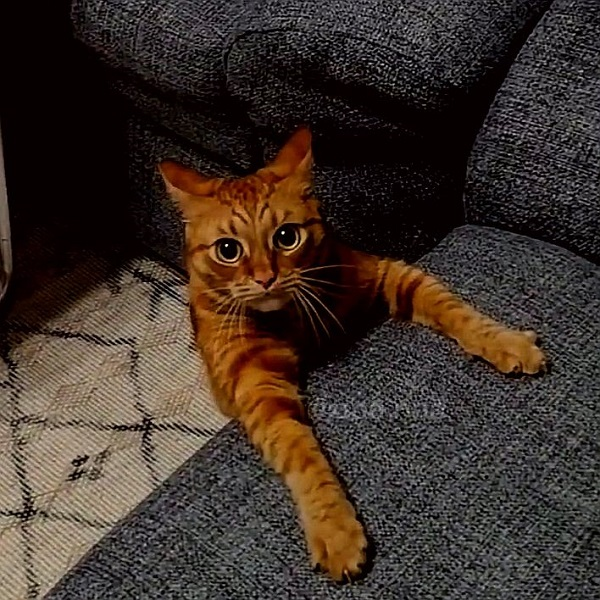
#> input picture 01_first_images/img/testcat.jpg, 600 x 600 px, found by its file name
$ python seminar_01_catRGB.py
#> lines starting #> are read from the running program, lines starting #| are printed output that depends on the picture; after the words box and inside, x2 and y2 are one past the last pixel; in counts of white or black regions, pixels touching at a corner belong together
import cv2
import numpy as np
import matplotlib.pyplot as plt
# отображение графиков в ноутбуке

cat_image  = cv2.imread('01_first_images/img/testcat.jpg')
#> cat_image is the input picture: shape (600, 600, 3); mean B, G, R 42.9, 50.6, 62.9
cat_image = cv2.cvtColor(cat_image, cv2.COLOR_BGR2RGB)  # преобразуем цвет для plt

# значения цвета можно посмотреть в gimp или paint
pix = 256
low_red = (0.37 * pix, 0.11 * pix, 0.0 * pix)
high_red = (0.63 * pix, 0.6 * pix, 0.43 * pix)

cat_area = cv2.inRange(cat_image, low_red, high_red)
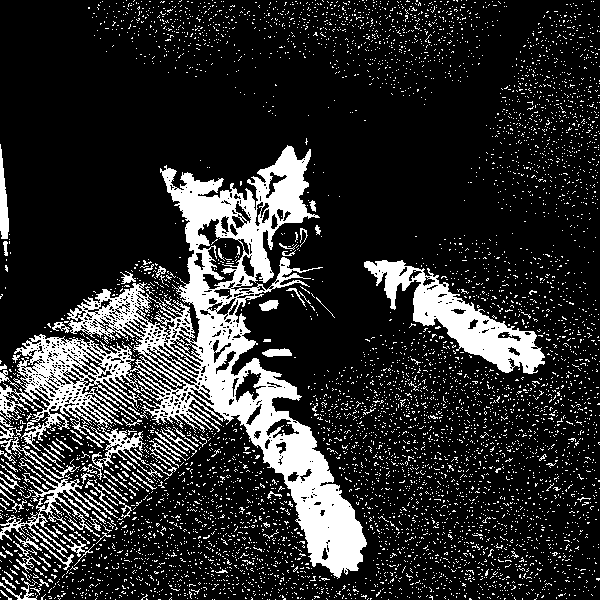
#> cat_area: shape (600, 600); 18% white; 5986 white regions (5882 under 20 px), largest, box (x1, y1, x2, y2) and area: (0, 145, 367, 579) 35686, (364, 260, 545, 374) 6225, (0, 456, 107, 570) 1894

# посмотрим на результат
fig, m_axs = plt.subplots(1, 2, figsize = (12, 9))
ax1, ax2 = m_axs

ax1.set_title('Исходная картинка', fontsize=15)
ax1.imshow(cat_image, cmap='gray')
ax1.axis('off')


ax2.set_title('Только кот', fontsize=15)
ax2.imshow(cat_area, cmap='gray')
ax2.axis('off')
# plt.show() # Кот в ЧБ

print(cat_area.shape, cat_image.shape)
#| (600, 600) (600, 600, 3)

only_cat = np.zeros_like(cat_image)

for i in range(3):
    only_cat[..., i] = cat_image[..., i] * cat_area
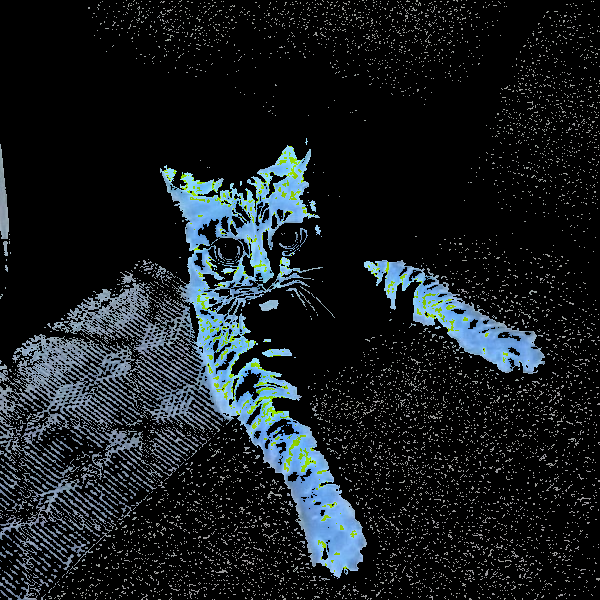
#> only_cat: shape (600, 600, 3); mean R, G, B 23.9, 29.8, 33.1

print(cat_area.shape)
#| (600, 600)

only_cat = cat_image * cat_area[:,:, np.newaxis]

print(only_cat.shape)
#| (600, 600, 3)

only_cat = cv2.cvtColor(only_cat, cv2.COLOR_BGR2RGB)

plt.imshow(only_cat)
plt.show()
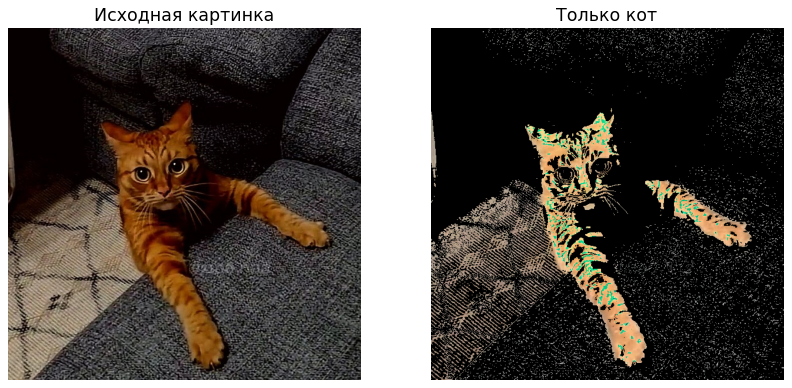
#> figure drawn by matplotlib, 2 panels; B, G, R data is drawn as R, G, B
